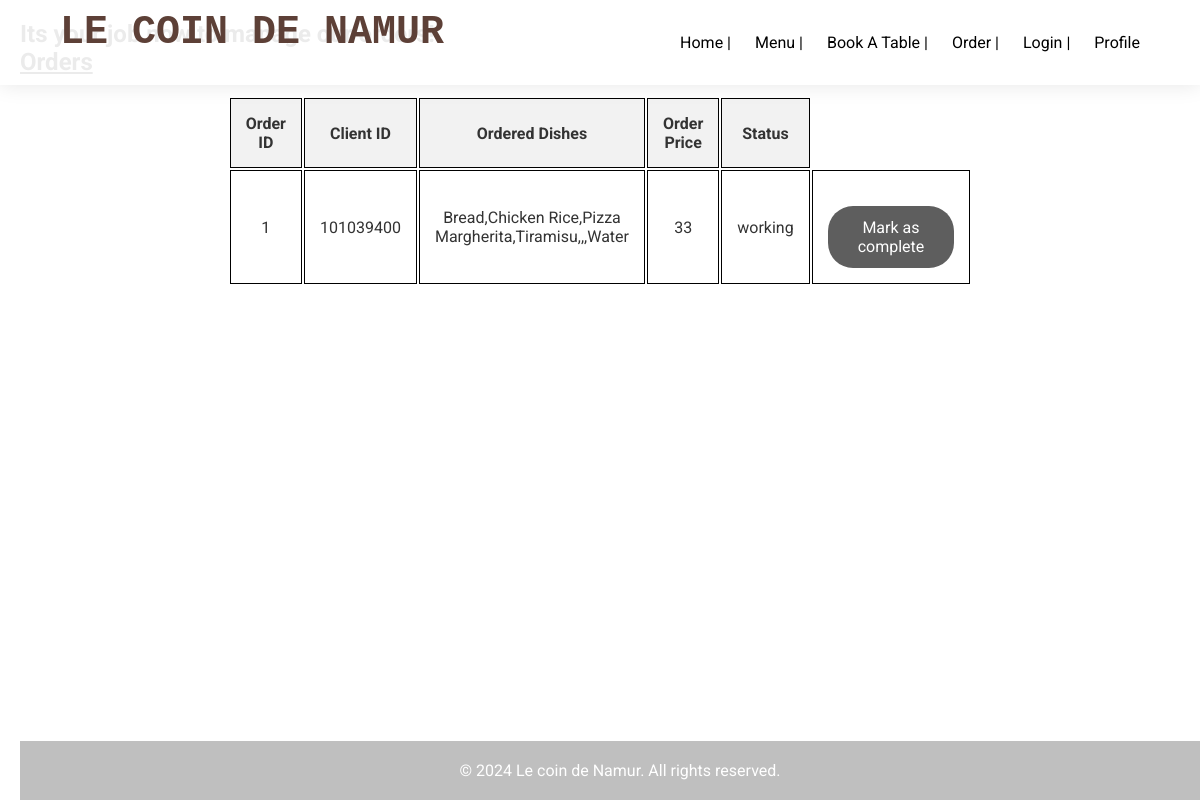
Before: /orders/get/orders with the older database file.
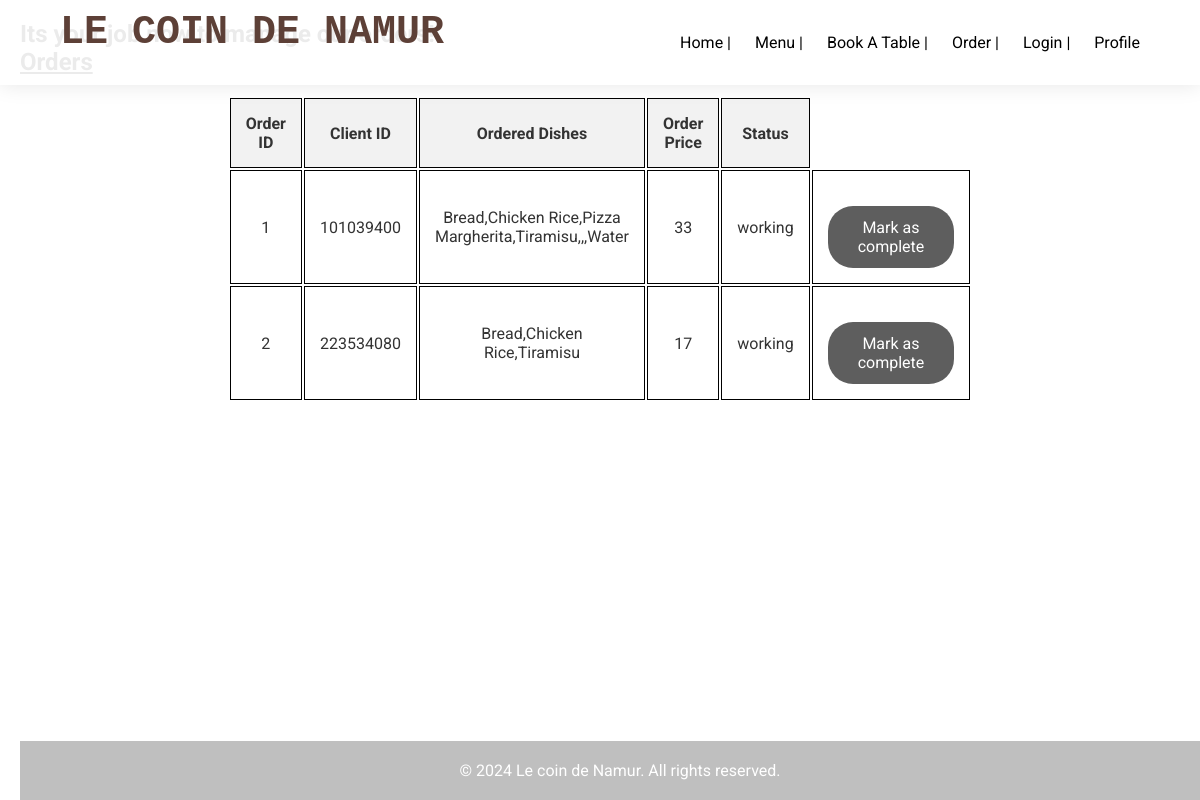
After: the same page with the newer database file.
### app_management/sql/sql_models.py (models this page shows)
class Order(Base):
    __tablename__ = 'orders'
    orderid: Mapped[int] = mapped_column(Integer, primary_key= True, unique= True)
    clientid: Mapped[int] = mapped_column(Integer)
    dishes: Mapped[str] = mapped_column(String(72))
    orderprice: Mapped[int] = mapped_column(Integer)
    complete: Mapped[bool] = mapped_column(Boolean)
    status: Mapped[str] = mapped_column(String(72))

### app_management/routes/orders_routes.py (the view)
@order_router.get('/get/orders')
def ask_to_manage_orders(request: Request):
    orders = order_services.get_orders()
    return templates.TemplateResponse(
        "/orders/orders_managment.html",
        context={'request': request, 'orders': orders}
    )

### templates/orders/orders_managment.html (shortened to what this page needs)
{% extends "empty_page.html" %}
{% from "my_macro.html" import show_orders %}
{% block content %}
<h2>Its your job now to manage our orders!</h2>
<div class="menu-bloc">
    <div>
        <h3>Orders</h3>
        <table>
            <tr>
                <th>Order ID</th>
                <th>Client ID</th>
                <th>Ordered Dishes</th>
                <th>Order Price</th>
                <th>Status</th>
            </tr>
            {% for order in orders %}
                {% if order.status == "working"%}
                    {{ show_orders(order.orderid, order.clientid, order.dishes, order.orderprice, order.status) }}
                {% endif %}
            {% endfor %}
        </table>
    </div>
</div>
{% endblock %}

### templates/empty_page.html (shortened to what this page needs)
<!DOCTYPE html>
<html>
<head>
    <link rel="stylesheet" href="/static/style.css">
</head>
<body>
    <header>
        <div class="header-bloc">
            <h1>Le coin de Namur</h1>
            <nav>
                <a href="/users/home">Home |</a>
                <a href="/menu/all/dishes">Menu |</a>
                <a href="/table/book/table">Book a Table |</a>
                <a href="/orders/order">Order |</a>
                <a href="/users/login">Login |</a>
                <a href="/users/profile">Profile</a>
            </nav>
        </div>
    </header>
    {% block content %}
    {% endblock %}
    <footer>
        <p>&copy; 2024 Le coin de Namur. All rights reserved.</p>
    </footer>
</body>
</html>

### templates/my_macro.html (shortened to what this page needs)
{% macro show_orders(orderid, clientid, dishes, orderprice, status) %}
    <tr>
        <td>
            {{ orderid }}
        </td>
        <td>
            {{ clientid }}
        </td>
        <td>
            {{ dishes }}
        </td>
        <td>
            {{ orderprice }}
        </td>
        <td>
            {{ status }}
        </td>
        <td>
            <form action="/orders/complete" method="post">
                <button class="btn" type="submit">Mark as complete</button>
            </form>
        </td>
    </tr>
{% endmacro %}

### static/style.css (style rules this page uses)
* { margin: 0; padding: 0; box-sizing: border-box; font-family: "Roboto", sans-serif; }
body { min-height: 100vh; background-image: url('/static/images/background.png'); background-size: cover; background-repeat: no-repeat; background-position: center; color: #333; display: flex; flex-direction: column; padding: 20px; }
header { position: fixed; top: 0; left: 0; width: 100%; background-color: rgba(255, 255, 255, 0.9); display: flex; justify-content: space-between; align-items: center; padding: 10px 5%; box-shadow: 0 0 20px rgba(0, 0, 0, 0.1); z-index: 100; }
header h1 { font-size: 2.5em; color: #5D4037; }
header .header-bloc { display: flex; justify-content: space-between; align-items: center; width: 100%; }
header nav { margin-left: auto; }
header nav a { margin-left: 20px; text-transform: capitalize; font-size: 16px; color: #000; text-decoration: none; position: relative; }
h1 { font-size: 40px; text-align: center; text-transform: uppercase; font-family: 'Courier New', Courier, monospace; margin-bottom: 20px; }
h3 { font-size: 24px; margin-bottom: 20px; text-decoration: underline; }
p { font-size: 16px; margin-bottom: 30px; }
.btn { background-color: #5e5e5e; color: #fff; padding: 12px 30px; border-radius: 25px; margin-top: 20px; display: inline-block; text-align: center; border: none; cursor: pointer; position: relative; transition: background-color 0.2s ease-out; font-size: 16px; }
.btn::after { content: ""; position: absolute; left: 0; bottom: -5px; width: 0; height: 2px; background-color: #f7a800; transition: width 0.2s ease-out; }
footer { background-color: rgba(128, 128, 128, 0.5); padding: 20px; color: white; text-align: center; margin-top: auto; position: fixed; bottom: 0; width: 100%; }
footer p { margin: 0; }
table { margin: 0 auto; width: 60%; }
th, td { padding: 15px; text-align: center; border: 1px solid black; }
th { background-color: #f2f2f2; }

Changed rows visible on the page:
added Order: orderid "2", clientid "223534080", dishes "Bread,Chicken Rice,Tiramisu", orderprice "17", status "working"
